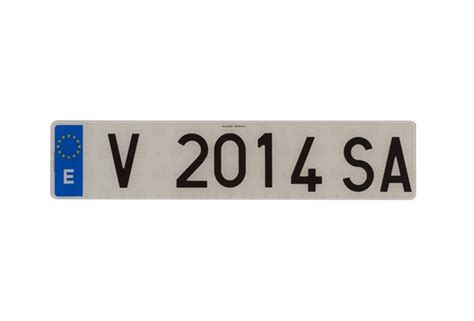
#> input picture IA/Programacion_IA/2_Trimestre/OpenCV/Color/imagenes/matricula.jpg, 474 x 321 px, found by its file name
$ jupyter execute componentes-conectados15-02.ipynb
#> lines starting #> are read from the running program, lines starting #| are printed output that depends on the picture; after the words box and inside, x2 and y2 are one past the last pixel; in counts of white or black regions, pixels touching at a corner belong together
[cell 1]
import pathlib
path=str(pathlib.Path().resolve().parent)+"/imagenes/"

[cell 2]
import cv2 as cv
from matplotlib import pyplot as plt

img = cv.imread(path+"matricula.jpg")
#> img is the input picture: shape (321, 474, 3); mean B, G, R 233.1, 233.4, 234
img = cv.cvtColor(img,cv.COLOR_BGR2RGB)
gray = cv.cvtColor(img,cv.COLOR_RGB2GRAY)
fig,ax = plt.subplots(1,2)
ax[0].imshow(img)
ax[1].imshow(gray,cmap="gray")
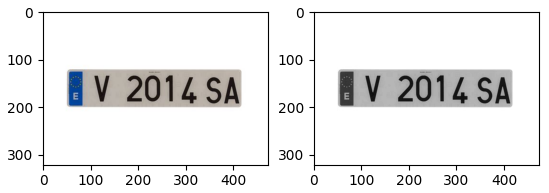
#> figure drawn by matplotlib, 2 panels

La idea es que cada letra/número lo detecte independientemente

[cell 3]
blur = cv.GaussianBlur(gray,(7,7),sigmaX=0,sigmaY=0)
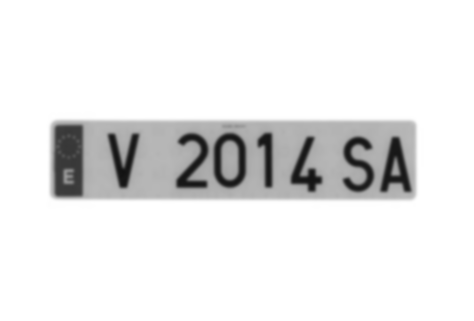
#> blur: shape (321, 474); min 18, max 255, mean 233.6
_,th = cv.threshold(blur,127,255,cv.THRESH_BINARY_INV)
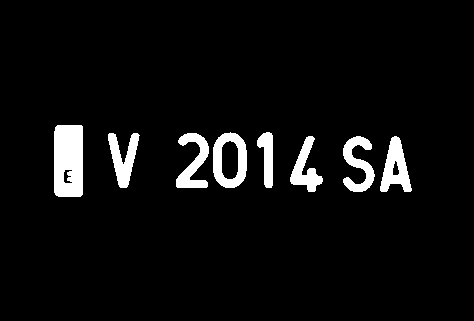
#> th: shape (321, 474); 5.3% white; 8 white regions, largest, box (x1, y1, x2, y2) and area: (54, 125, 83, 197) 2010, (213, 132, 247, 188) 1068, (380, 136, 412, 192) 975
plt.imshow(th,cmap="gray")

[cell 4]
# CONECIVIDAD PUEDE SER 4 O 8 DEPENDIENDO DE LOS LADOS
# OCHO AÑADE LAS ESQUINAS TMN
from cv2 import CV_32S
import numpy as np

analisis = cv.connectedComponentsWithStats(th, connectivity=4, ltype = cv.CV_32S)
(totallabels, labels_ids, values, centroide) = analisis
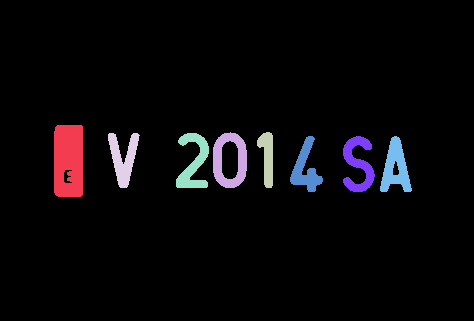
#> labels_ids: shape (321, 474) int32; 9 distinct labels, from 0 to 8; one colour per label, 0 black
#> totallabels = 9; values = [[0, 0, 474, 321, 144050], [54, 125, 29, 72, 2010], [213, 132, 34, 56, 1068], [257, 132, 16, 56, 568], [108, 133, 32, 55, 882], [176, 133, 33, 55, 900], [290, 136, 33, 56, 803], [343, 136, 32, 56, 898], [380, 136, 32, 56, 975]]; centroide = [[237.5, 159.9], [68.13, 160], [229.4, 159.9], [267, 157], [123, 158.2], [193, 162], [305.3, 168.4], [357.9, 163.8], [395.2, 167.2]]

salida = np.zeros(gray.shape, dtype="uint8")
cp = img.copy()

for i in range(1, totallabels):
  area = values[i, cv.CC_STAT_AREA]
  x1 = values[i, cv.CC_STAT_LEFT]
  y1 = values[i, cv.CC_STAT_TOP]
  w = values[i, cv.CC_STAT_WIDTH]
  h = values[i, cv.CC_STAT_HEIGHT]

  mascara = (labels_ids == i).astype("uint8") * 255

  (x, y) = centroide[i]

  salida = cv.bitwise_or(salida, mascara)
  cv.rectangle(cp, (x1, y1), (x1+w, y1+h), (0,255,0), 3)
  cv.circle(cp, (int(x), int(y)), 4, (0,0,255), -1)
#> this loop made 8 passes
#> (area, x1, y1, w, h, x, y) on passes 1 to 8: (2010, 54, 125, 29, 72, 68.13, 160), (1068, 213, 132, 34, 56, 229.4, 159.9), (568, 257, 132, 16, 56, 267, 157), (882, 108, 133, 32, 55, 123, 158.2), (900, 176, 133, 33, 55, 193, 162), (803, 290, 136, 33, 56, 305.3, 168.4), (898, 343, 136, 32, 56, 357.9, 163.8), (975, 380, 136, 32, 56, 395.2, 167.2)
#> pass 1, `mascara = (labels_ids == i).astype("uint8") * 255`:
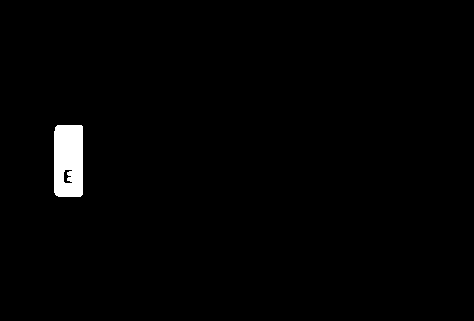
#> mascara: shape (321, 474); 1.3% white; 1 white region, box (x1, y1, x2, y2) and area: (54, 125, 83, 197) 2010
#> pass 2, `mascara = (labels_ids == i).astype("uint8") * 255`:
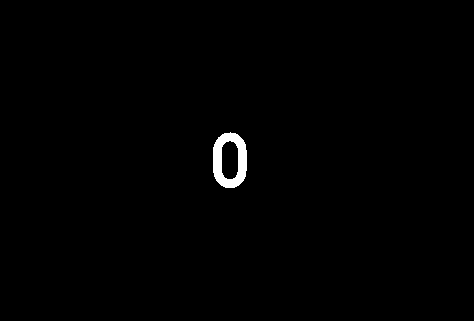
#> mascara: shape (321, 474); 0.7% white; 1 white region, box (x1, y1, x2, y2) and area: (213, 132, 247, 188) 1068
#> pass 2, `salida = cv.bitwise_or(salida, mascara)`:
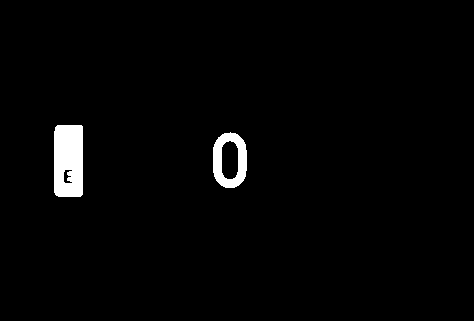
#> salida: shape (321, 474); 2% white; 2 white regions, box (x1, y1, x2, y2) and area: (54, 125, 83, 197) 2010, (213, 132, 247, 188) 1068
#> pass 3, `mascara = (labels_ids == i).astype("uint8") * 255`:
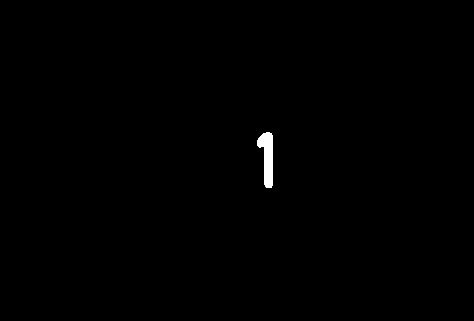
#> mascara: shape (321, 474); 0.37% white; 1 white region, box (x1, y1, x2, y2) and area: (257, 132, 273, 188) 568
#> after the loop:
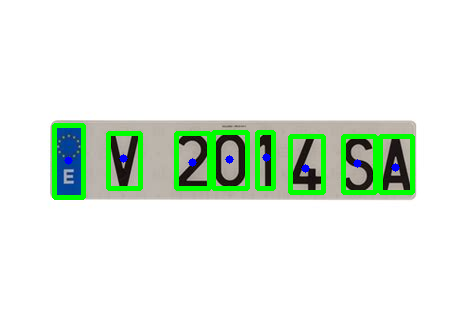
#> cp: shape (321, 474, 3); mean R, G, B 226.6, 237.6, 226.6

plt.imshow(cp)
plt.show()
plt.imshow(salida, cmap="gray")
plt.show()
